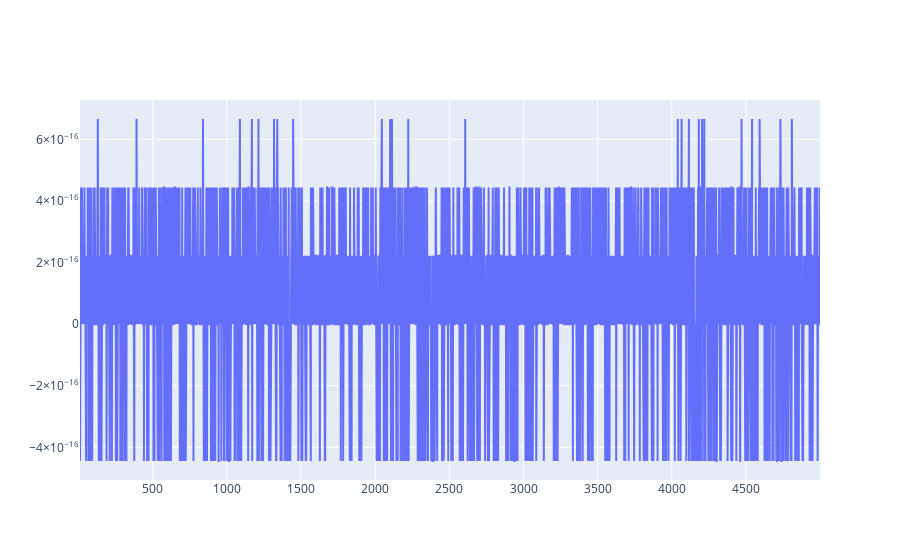

The notebook cell saved with this chart:
### Code cell
fig = go.Figure()
fig.add_trace(go.Scatter(x=frequency_range, y=alphas))
# fig.update_xaxes(type="log")
fig.show()

### Figure 1 — Plotly figure (JSON) as saved in the notebook; plotly's stock layout.template omitted (floating-point values rounded to 4 significant figures; data arrays with more than 128 entries replaced by an {"elided": "..."} marker saying what was removed)
{"data": [{"type": "scatter", "x": {"elided": "4990 int values"}, "y": {"elided": "9980 float values"}}], "layout": {}}
